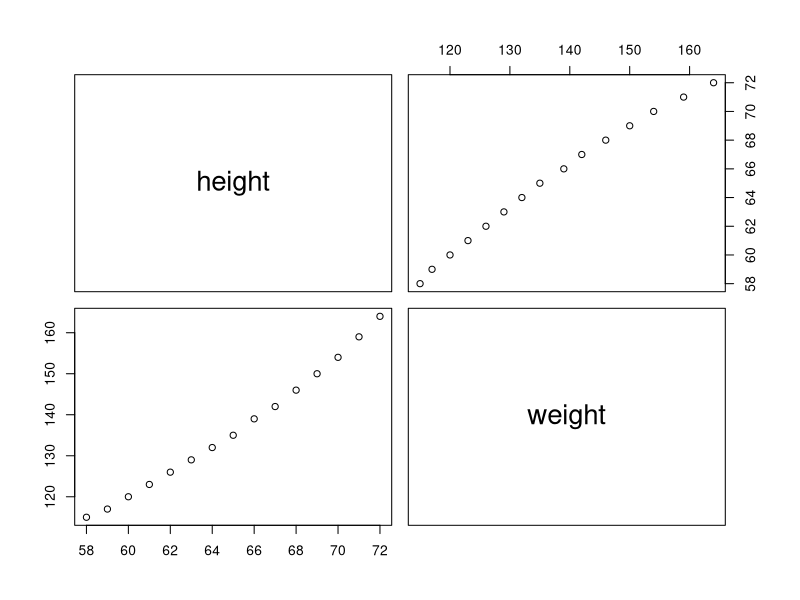
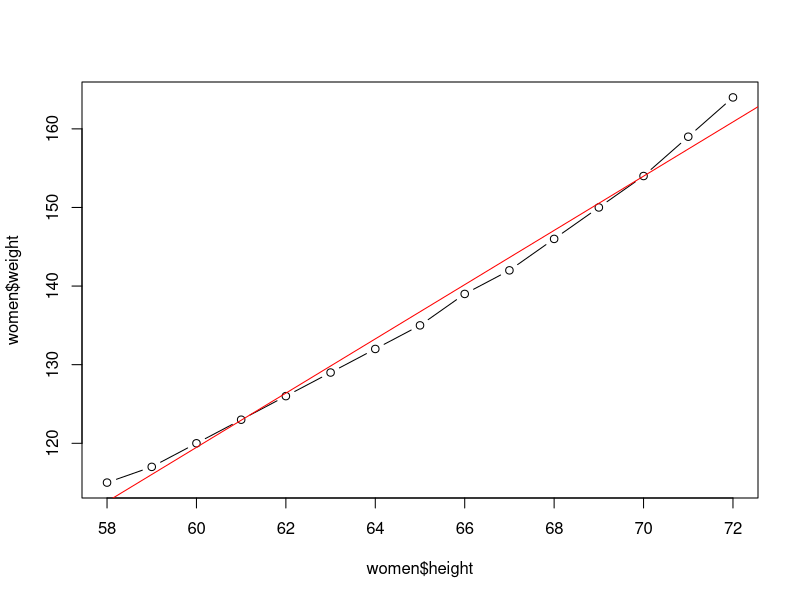

Generate these figures, in order, with R: (Note: this script raises an error after producing the figures.)
#simple linear regression - women
#save slr-women.R

women
head(women)
cor(women)
names(women)
cov(women$height,women$weight)
cor(women$height,women$weight)
pairs(women)
fit1 = lm(weight ~ height, data=women)

# Regression Analysis
# Simple Linear with 1 IV and 1 DV

data(women)
women
names(women)
str(women)

cov(women$height, women$weight)
#69 : which show positive relationship between height and weight

cor(women$height, women$weight)
#0.995 : which shows Strong and Positive relationship betw height & weight
0.995^2 # also equal R^2 value in this case (Simple Linear Regression)

plot(x=women$height, y=women$weight, type='b')
abline(lm(weight ~ height, data=women), col='red')
names(women)  #x- IV, y -DV
fit1 = lm(weight ~ height, data=women)  # creating a model
summary(fit1)  #summary of the Model

#Ho: (F Test) : No relationship between Y and any X
#Ha:  There is relationship between Y and at least one X
# p < 0.05 Reject Ho in favour of Ha

attributes(fit1)  #output of model

#coefficients
coef(fit1)
#p values for b0 & b1 are significant as it is < 0.05
#pvalue1 = 1.71e-09 < 0.05
#pvalue2 = 1.09e-14 < 0.05

coef(fit1)
#Y = -87 + 3.4 * X  # no extrapolations
(Y = -87 + 3.4 * 20)  # weight cannot be negative
range(women$height)
(Y = -87 + 3.4 * 58)
(Y = -87 + 3.4 * 61.5)
(Y = -87 + 3.4 * 72)
range(women$height)
women


#R^2
(summary(fit1))$r.squared  #0.991
(summary(fit1))$adj.r.squared  #0.9903
#99% of variation in weight is explained by Height
#Good Linear Model for Prediction


#FStats : p value
(summary(fit1))$fstatistic 
#pvalue : 1.09e-14  < 0.05 : Model exists
#There is at least 1 IV which explains variation in Y (DV)


#Prediction : for height = 65, 66

(new1 = data.frame(height=c(65,66,66.5)))
new1
(p1=predict(fit1, newdata = new1))
cbind(new1, p1)

#136.7333 140.1833

(new2 = data.frame(height=c(60,69)))
(p2=predict(fit1, newdata = new2))
cbind(new2, p2)

?predict
predict(fit1, newdata = new1, interval='confidence')
predict(fit1, newdata = new1, interval='prediction')

women
women$weight
fitted(fit1) # predicted values of all original Xs
predict(fit1, newdata = data.frame(women$height)) # same as above for single X

new3 = data.frame(women$height)  # DF using height of original data
cbind(women, fitted(fit1), residuals(fit1))  # compare women, predicted, errors
residuals(fit1)  # diff between actual and predicted values of weight
summary(fit1)
summary(residuals(fit1))

plot(fit1)
cor(fitted(fit1), women$weight)
summary(fit1)